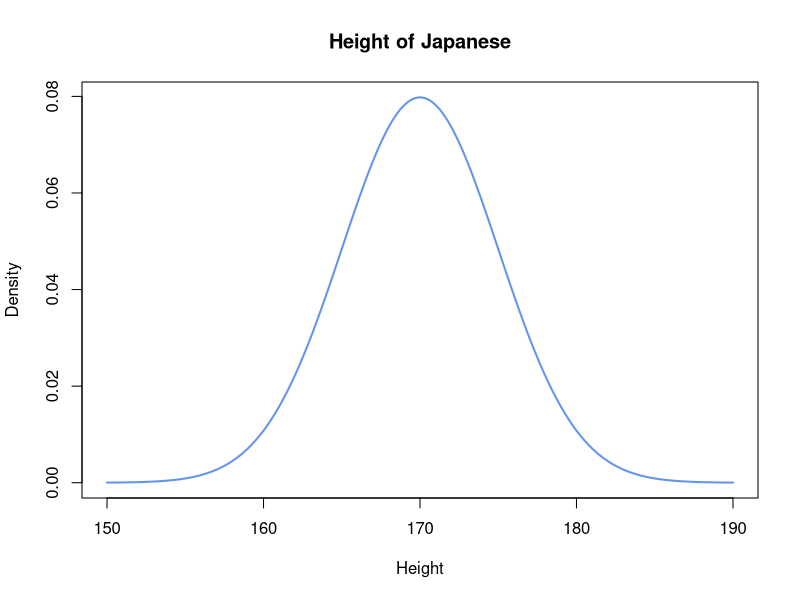
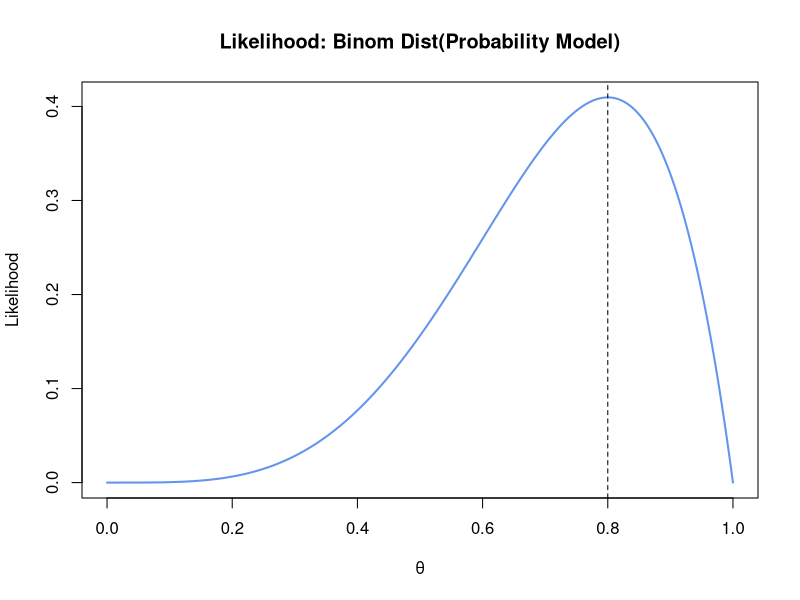
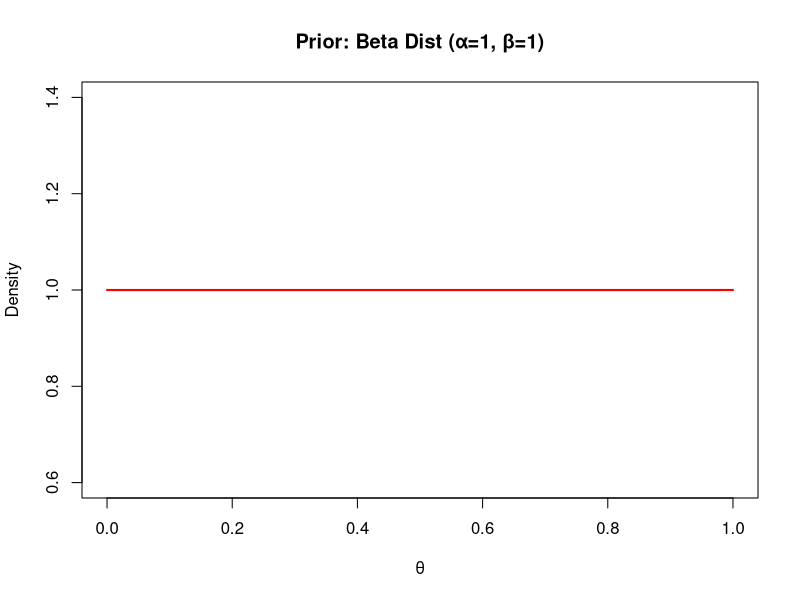
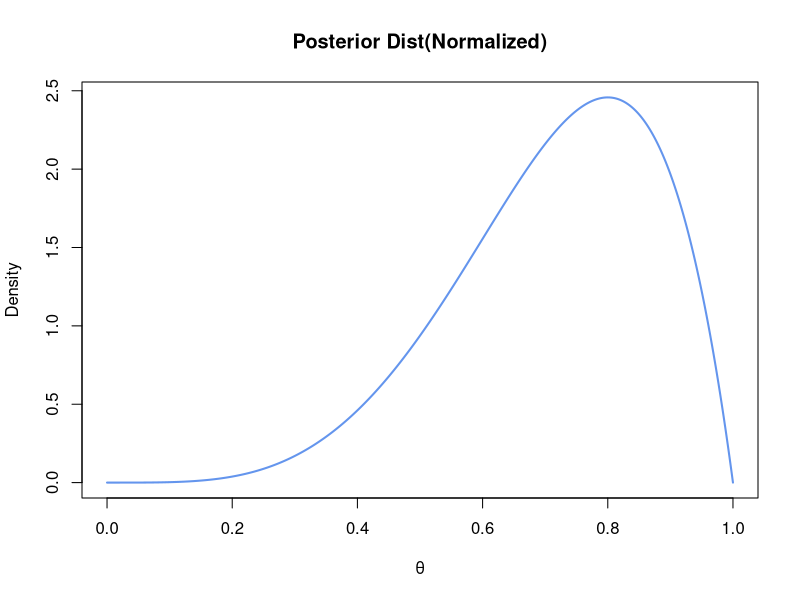
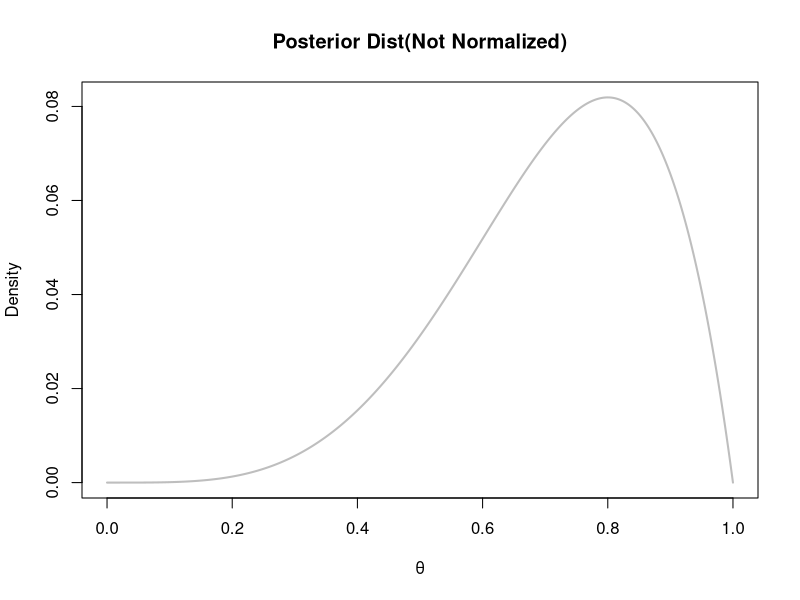
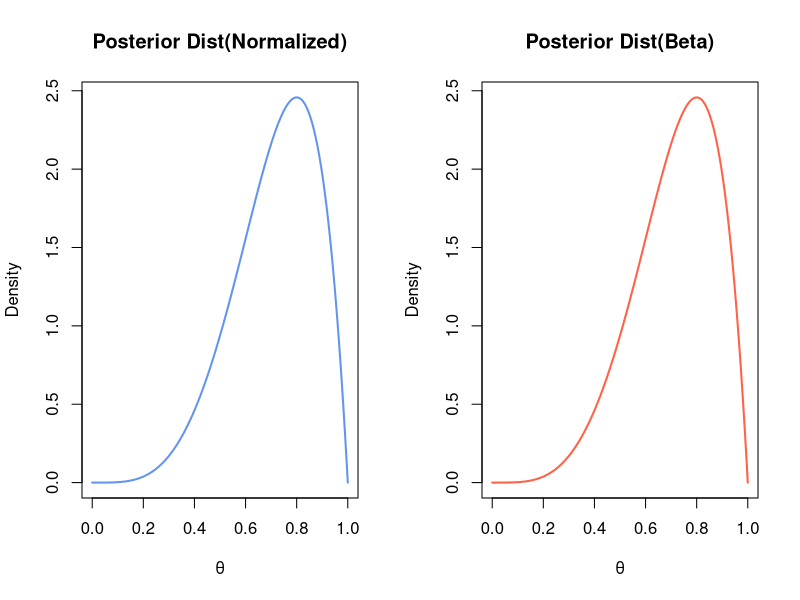
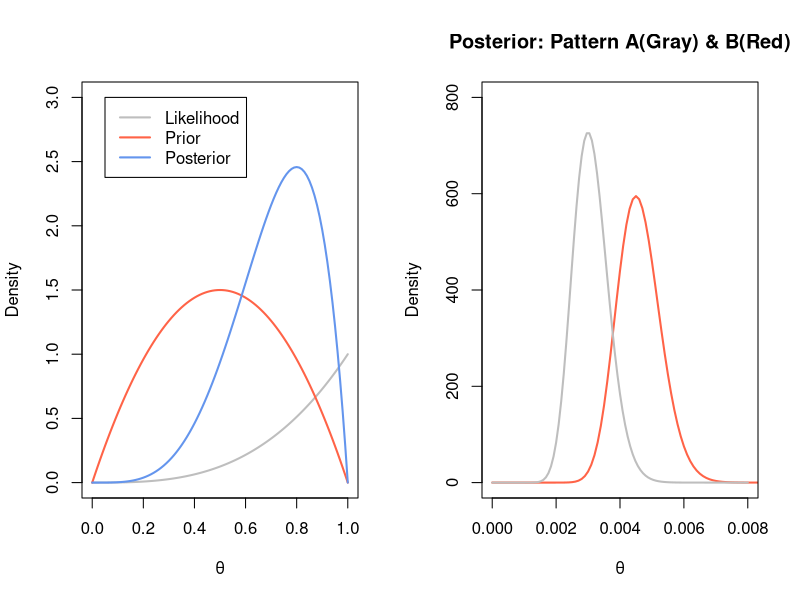
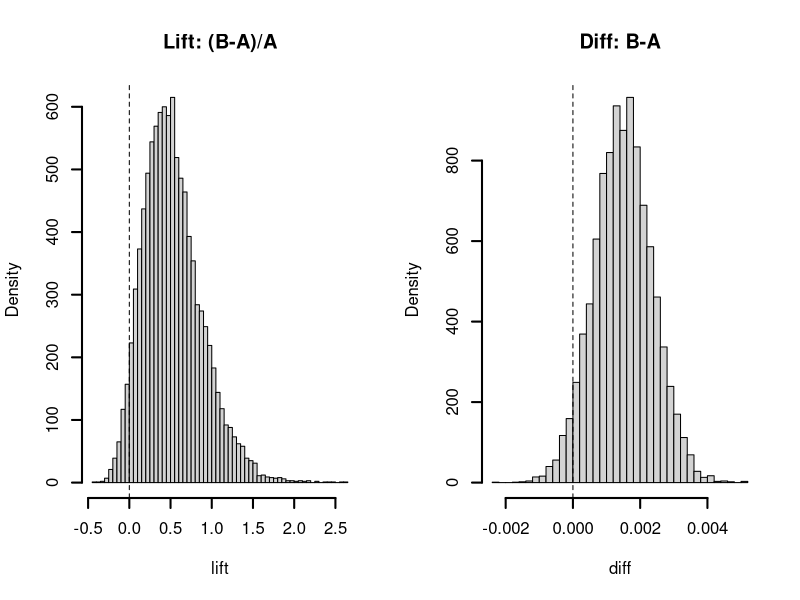

The R source for these figures, in order:
## ---- chunk 1
knitr::opts_chunk$set(echo       = TRUE,
                      message    = FALSE,
                      warning    = FALSE,
                      fig.align  = "center",
                      dev        = "ragg_png")
## ---- chunk 2
plot(
  seq(150,190,0.01),
  dnorm(seq(150,190,0.01), 170, 5),
  lwd = 2,
  type = "l",
  xlab = "Height",
  ylab = "Density",
  main = "Height of Japanese",
  col = "cornflowerblue"
)

## ---- chunk 3
n_japanese <- 5
mu <- 170
sigma <- 5

set.seed(1)
r1 <- rnorm(n_japanese, mu, sigma)

set.seed(2)
r2 <- rnorm(n_japanese, mu, sigma)

set.seed(3)
r3 <- rnorm(n_japanese, mu, sigma)

set.seed(4)
r4 <- rnorm(n_japanese, mu, sigma)

set.seed(5)
r5 <- rnorm(n_japanese, mu, sigma)

list(
  seed1 = r1,
  seed2 = r2,
  seed3 = r3,
  seed4 = r4,
  seed5 = r5
)
## ---- chunk 4
theta <- seq(0, 1, by = 0.0001)
#likelihood <- theta^4 * (1-theta)^1
y <- 4
n <- 5
likelihood <- dbinom(y, size = n, prob = theta)

# 最尤推定値の計算
mle_p <- theta[which.max(likelihood)]

# グラフの描画
plot(
  theta,
  likelihood,
  type = "l",
  lwd = 2,
  col = "cornflowerblue",
  xlab = "θ",
  ylab = "Likelihood",
  main = "Likelihood: Binom Dist(Probability Model)"
)
abline(v = mle_p, col = "black", lty = 2)
## ---- chunk 5
integrate(function(theta){dbinom(y, size = n, prob = theta)}, 0, 1)
## ---- chunk 6
# パラメータの設定
alpha <- 1
beta <- 1

# 0から1までの範囲で確率密度関数を計算
pdf <- dbeta(theta, alpha, beta)

# プロット
plot(
  theta,
  pdf,
  type = "l",
  lwd = 2,
  xlab = "θ",
  ylab = "Density",
  main = "Prior: Beta Dist (α=1, β=1)",
  col = "red"
)
## ---- chunk 7
norm_const <- function(theta) {
  dbinom(y, n, theta) * dbeta(theta, 1, 1)
}
inte <- integrate(norm_const, 0, 1)[[1]]
post_no_normalied <- function(theta) (5 * theta^4 * (1-theta)^1)
plot(
  theta,
  post_no_normalied(theta) / inte,
  type = "l",
  lwd = 2,
  xlab = "θ",
  ylab = "Density",
  main = "Posterior Dist(Normalized)",
  col = "cornflowerblue"
)
## ---- chunk 8
integrate(function(theta) post_no_normalied(theta) / inte, 0, 1)
## ---- chunk 9
plot(
  theta,
  theta^4 * (1-theta)^1,
  type = "l",
  col = "gray",
  lwd = 2,
  xlab = "θ",
  ylab = "Density",
  main = "Posterior Dist(Not Normalized)",
)
## ---- chunk 10
par(mfrow = c(1, 2))

plot(
  theta,
  post_no_normalied(theta) / inte,
  type = "l",
  lwd = 2,
  xlab = "θ",
  ylab = "Density",
  main = "Posterior Dist(Normalized)",
  col = "cornflowerblue"
)
# Ex: Binom×Beta
# Beta(y+α, n-y+β)
# Beta(4+1, 5-4+1)→Beta(5, 2)

plot(
  theta,
  dbeta(theta, 5, 2),
  type = "l",
  col = "tomato",
  lwd = 2,
  xlab = "θ",
  ylab = "Density",
  main = "Posterior Dist(Beta)",
)
## ---- chunk 11
plot(
  theta,
  theta^3,
  type = "l",
  ylim = c(0, 3),
  lwd = 2,
  xlab = "θ",
  ylab = "Density",
  col = "grey"
)

curve(
  dbeta(x, 2, 2),
  type = "l",
  col = "tomato",
  add = TRUE,
  lwd = 2
)
## Binomo×Beta
## θ^(3) (1-θ)^(0) θ^(2-1) (1-θ)^(2-1)
## θ^(5-1) (1-θ)^(2-1)
curve(
  dbeta(x, 5, 2),
  type = "l" ,
  col = "cornflowerblue",
  lwd = 2,
  add = TRUE
)
legend(
  0.05,
  3,
  c("Likelihood", "Prior", "Posterior"),
  col = c("grey", "tomato", "cornflowerblue"),
  lwd = c(2, 2, 2)
)
## ---- chunk 12
# B_Testing
plot(
  theta,
  dbeta(theta, 46, 9956),
  type = "l",
  lwd = 2,
  xlab = "θ",
  ylab = "Density",
  col = "tomato",
  xlim = c(0, 0.008),
  ylim = c(0, 800),
  main = 'Posterior: Pattern A(Gray) & B(Red)'
)
# A_Original
curve(
  dbeta(x, 31, 9971),
  type = "l" ,
  col = "gray",
  lwd = 2,
  add = TRUE
)
## ---- chunk 13
sim_n <- 10000
set.seed(1000)
a <- rbeta(sim_n, 31, 9971)
b <- rbeta(sim_n, 46, 9956)
lift <- (b-a)/a

hist(
  lift,
  lwd = 2,
  ylab = "Density",
  breaks = 50,
  main = "Lift: (B-A)/A"
)
abline(v = 0, col = "black", lty = 2)
## ---- chunk 14
sum((b - a)/a > 0) / length(a)
## ---- chunk 15
sum((b - a)/a > 0.5) / length(a)
## ---- chunk 16
diff <- (b-a)

hist(
  diff,
  lwd = 2,
  ylab = "Density",
  breaks = 50,
  main = "Diff: B-A"
)
abline(v = 0, col = "black", lty = 2)
## ---- chunk 17
sum((b - a) > 0) / length(a)
## ---- chunk 18
res <- vector(mode = "numeric", 100)
for (i in 1:100) {
  a <- rnorm(sim_n, 170, 10)
  b <- rnorm(sim_n, 185, 10)
  res[i] <- sum((b - a) > 0) / length(a)
}
res
## ---- chunk 19
res <- vector(mode = "numeric", 100)
for (i in 1:100) {
  a <- rnorm(sim_n, 170.0, 10)
  b <- rnorm(sim_n, 170.1, 10)
  res[i] <- sum((b - a) > 0) / length(a)
}
res
